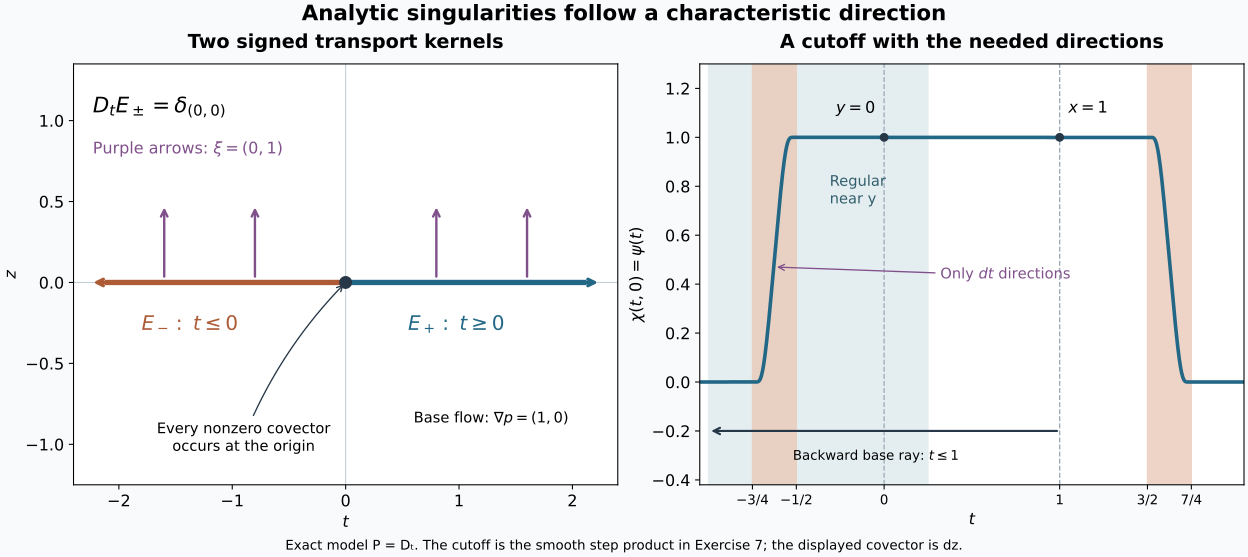

Write Python code to recreate this figure.
"""Exact D_t model and cutoff from AN01-U090 Exercises 1 and 7. CC0."""
from pathlib import Path
import numpy as np
import matplotlib
matplotlib.use('Agg')
import matplotlib.pyplot as plt
plt.rcParams.update({'font.family':'DejaVu Sans','font.size':12,'svg.fonttype':'none'})
fig,axs=plt.subplots(1,2,figsize=(13,5.8),layout='constrained')
fig.set_facecolor('#f8fafc')
ax=axs[0]
ax.axhline(0,color='#c2ccd4',lw=.8);ax.axvline(0,color='#c2ccd4',lw=.8)
ax.plot([-2.1,0],[0,0],color='#ad5b35',lw=4)
ax.plot([0,2.1],[0,0],color='#236786',lw=4)
ax.annotate('',xy=(2.25,0),xytext=(1.9,0),arrowprops=dict(arrowstyle='->',color='#236786',lw=2.5))
ax.annotate('',xy=(-2.25,0),xytext=(-1.9,0),arrowprops=dict(arrowstyle='->',color='#ad5b35',lw=2.5))
for t in [-1.6,-.8,.8,1.6]:
 ax.annotate('',xy=(t,.48),xytext=(t,.02),arrowprops=dict(arrowstyle='->',color='#80508b',lw=1.8))
ax.scatter([0],[0],s=75,color='#263747',zorder=6)
ax.text(-1.8,-.3,r'$E_-:\ t\leq 0$',color='#ad5b35',fontsize=15)
ax.text(.55,-.3,r'$E_+:\ t\geq 0$',color='#236786',fontsize=15)
ax.text(-2.23,1.05,r'$D_tE_\pm=\delta_{(0,0)}$',fontsize=16)
ax.text(-2.23,.79,r'Purple arrows: $\xi=(0,1)$',color='#80508b',fontsize=12)
ax.annotate('Every nonzero covector\noccurs at the origin',xy=(0,0),xytext=(-.9,-1.04),fontsize=11,ha='center',arrowprops=dict(arrowstyle='->',color='#263747',connectionstyle='arc3,rad=-.1'))
ax.text(.6,-.87,r'Base flow: $\nabla p=(1,0)$',fontsize=11)
ax.set(xlim=(-2.4,2.4),ylim=(-1.25,1.35),xlabel=r'$t$',ylabel=r'$z$')
ax.set_title('Two signed transport kernels',fontweight='bold',pad=12)
ax=axs[1]
def flat(r):
 out=np.zeros_like(r,dtype=float);positive=r>0
 out[positive]=np.exp(-1/r[positive]);return out
def step(r):return flat(r)/(flat(r)+flat(1-r))
t=np.linspace(-1.05,2.05,2001);psi=step(4*(t+.75))*step(4*(1.75-t))
ax.axvspan(-1,.25,color='#e3edf0',alpha=.95)
for lo,hi in [(-.75,-.5),(1.5,1.75)]:ax.axvspan(lo,hi,color='#e9c9b8',alpha=.8)
ax.plot(t,psi,color='#236786',lw=2.7)
for value in [0,1]:
 ax.axvline(value,color='#9eabb6',lw=1,ls='--')
 ax.scatter([value],[1],s=32,color='#263747',zorder=5)
ax.text(-.05,1.1,r'$y=0$',ha='right')
ax.text(1.05,1.1,r'$x=1$',ha='left')
ax.text(-.31,.73,'Regular\nnear y',fontsize=11,color='#315e6b')
ax.annotate(r'Only $dt$ directions',xy=(-.625,.47),xytext=(.32,.42),fontsize=11,arrowprops=dict(arrowstyle='->',color='#80508b'),color='#80508b')
ax.annotate('',xy=(-1,-.2),xytext=(1,-.2),arrowprops=dict(arrowstyle='->',color='#263747',lw=1.6))
ax.text(-.05,-.32,r'Backward base ray: $t\leq 1$',ha='center',fontsize=10)
ax.set(xlim=(-1.05,2.05),ylim=(-.42,1.3),xlabel=r'$t$',ylabel=r'$\chi(t,0)=\psi(t)$')
ax.set_xticks([-.75,-.5,0,1,1.5,1.75],['−3/4','−1/2','0','1','3/2','7/4'])
ax.tick_params(axis='x',labelsize=10)
ax.set_title('A cutoff with the needed directions',fontweight='bold',pad=12)
fig.suptitle('Analytic singularities follow a characteristic direction',fontsize=16,fontweight='bold')
fig.supxlabel('Exact model P = Dₜ. The cutoff is the smooth step product in Exercise 7; the displayed covector is dz.',fontsize=10)
out=Path(__file__).with_suffix('')
fig.savefig(out.with_suffix('.png'),dpi=190);fig.savefig(out.with_suffix('.svg'))
svg=out.with_suffix('.svg');svg.write_text('\n'.join(l.rstrip() for l in svg.read_text().splitlines())+'\n')
